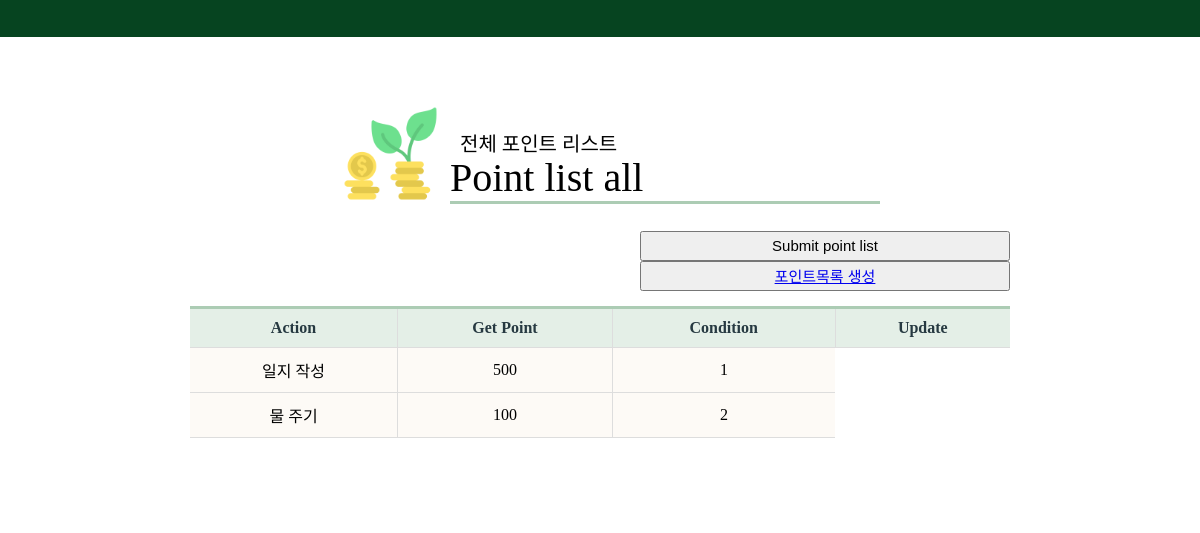
The app's page /point (signed in) with its own data.
### administrator/models.py (models this page shows, shortened)
class Point(models.Model):
    teacher = models.ForeignKey(User, on_delete=models.CASCADE, null=True, blank=True) #관리자
    action = models.CharField(max_length=100, null=False) #포인트 행동조건
    payment = models.IntegerField( null=False ) # 지급 포인트
    number= models.CharField(max_length=10, choices=CHOICE, null=False, default = '1' ) #지급 횟수 조건???
    slug = models.SlugField(allow_unicode=True, unique=True)

### administrator/views.py (the view, shortened to what this page needs)
# urls.py: path('point', views.PointView.as_view(), name='point_list'),
class PointView(LoginRequiredMixin, ListView):
    login_url = 'login/'
    template_name = 'administrator/point/point_list.html'
    model = Point

### administrator/templates/administrator/point/point_list.html (shortened to what this page needs)
{% load static %}
<!DOCTYPE html>
<html>
<head>
    <link rel="stylesheet" href="{% static 'All.css' %}">
</head>
<body>
   <div class="design">
        <div id="student_list">
             <header>
            </header>
            <div id="head">
            <h3>전체 포인트 리스트</h3>
            <h1>Point list all</h1>
        </div>
        <div id="top">
            <img id="topImg" src="{%static 'main/growth.png' %}"/>
         </div>
    </div>
    <form action="" method="POST" enctype="multipart/form-data">
        <input id = "post_button" role="button" type="submit" name="submit" value="Submit point list"/><br/>
        <button id = "post_button"><a href="{% url 'administrator:add_point_list' request.user.pk %}">포인트목록 생성</a></button>
    </form>
   <table class="table">
        <thead>
             <tr>
                <th >Action</th>
                <th >Get Point</th>
                <th >Condition</th>
                <th>Update</th>
            </tr>
            {% for object in object_list %}
            <tr>
                <td>{{ object.action }}</td>
                <td>{{ object.payment }}</td>
                <td>{{ object.number }}</td>
            </tr>
            {% endfor %}
            <tbody id="myTable"> </tbody>
        </thead>
    </table>
</body>
</html>

### administrator/static/All.css (style rules this page uses)
body { display: flex; justify-content: center; align-items: center; background: rgb(255, 255, 255); overflow:auto; }
header { position: fixed !important; width: 100%; justify-content: center; align-items: center; width:100%; height:50px; left:0px; top:-13px; background-color: rgb(6, 68, 32); position: relative; }
h1 { position:relative; font-size:40px; color: rgb(0, 0, 0); font-weight:500; top:70px; left:65px; margin-left: auto; margin-right: auto; width:430px; border-bottom:3px solid rgb(172, 204, 180); z-index:0; }
h3 { position:relative; font-size:20px; color: rgb(0, 0, 0); font-weight:500; top:100px; left:70px; margin-left: auto; margin-right: auto; width:420px; z-index:0; }
#top { position:relative }
#topImg { position:relative; display:block; margin:auto; width:95px; height:95px; left:-210px; top:-55px; border-bottom:2px; z-index:2; }
.table { position:relative; width:820px; height:200px; top:-10px; margin-left: auto; margin-right: auto; text-align:center; border-collapse: collapse; border-top: 3px solid rgb(172, 204, 180); }
.table th { color: rgb(38, 57, 65); background: rgb(228, 239, 231); text-align: center; }
.table th, .table td { padding: 10px; border: 1px solid #ddd; }
.table th:first-child, .table td:first-child { border-left: 0; }
.table th:last-child, .table td:last-child { border-right: 0; }
.table tr { background: rgb(253, 250, 246); }
.table tr td:first-child { text-align: center; }
#post_button { position:relative; top:-25px; left:450px; width:370px; height:30px; font-size:15px; }

### records on screen
Point: action "일지 작성", payment "500", number "1"
Point: action "물 주기", payment "100", number "2"
